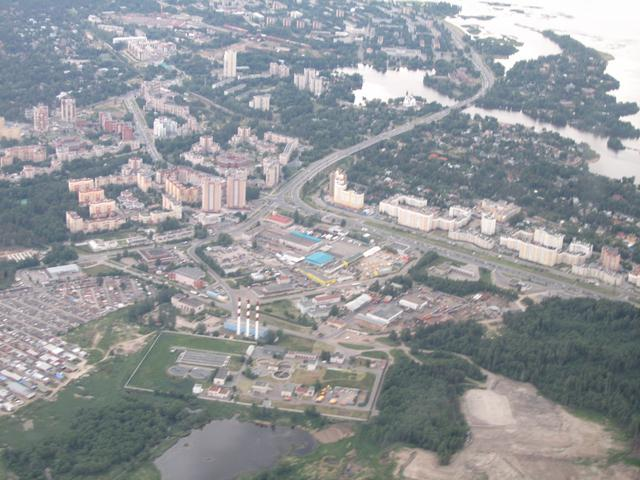
//> input picture image/aero1.jpg, 640 x 480 px
$ ./Img_perspective_affine   (built with g++ and OpenCV 4)
//> lines starting //> are read from the running program, lines starting //| are printed output that depends on the picture; after the words box and inside, x2 and y2 are one past the last pixel; in counts of white or black regions, pixels touching at a corner belong together
//> further down, I is the input picture: 480 rows x 640 cols, CV_8UC3; mean B, G, R 153.6, 150.4, 147.6
#include <iostream>
#include <opencv.hpp>
using namespace std;
using namespace cv;

//仿射变换
Mat AffineTrans(Mat src, Point2f* scrPoints, Point2f* dstPoints)
{
	Mat dst;
	Mat Trans = getAffineTransform(scrPoints, dstPoints);//变换矩阵
//> Trans = [[0.6, 0, 140], [-0.1, 0.676, 76.18]]
	warpAffine(src, dst, Trans, Size(src.cols, src.rows), CV_INTER_CUBIC);
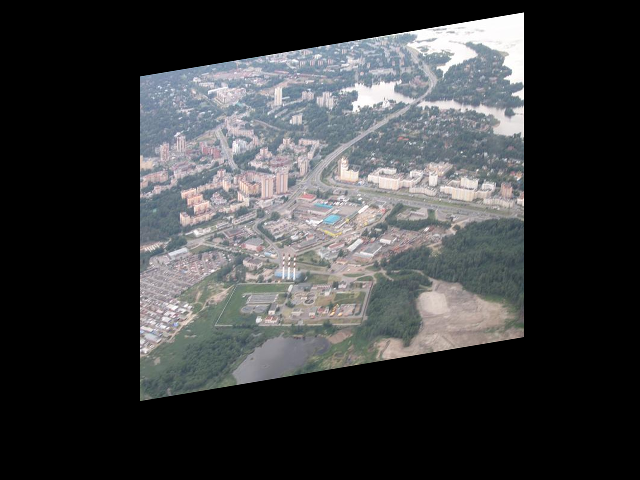
//> dst: 480 rows x 640 cols, CV_8UC3; mean B, G, R 62.4, 61.1, 59.9
	return dst;
}
//透视变换
Mat PerspectiveTrans(Mat src, Point2f* scrPoints, Point2f* dstPoints)
{
	Mat dst;
	Mat Trans = getPerspectiveTransform(scrPoints, dstPoints);
//> Trans = [[0.284, -0.096, 160.8], [-0.119, 0.465, 80.85], [-0.000539, -0.00048, 1]]
	warpPerspective(src, dst, Trans, Size(src.cols, src.rows), CV_INTER_CUBIC);
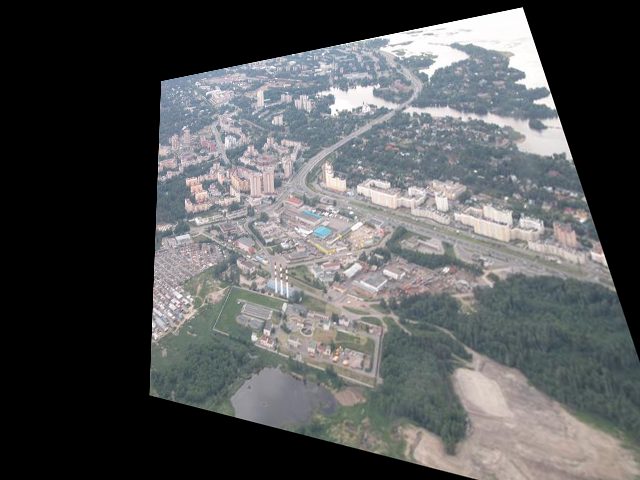
//> dst: 480 rows x 640 cols, CV_8UC3; mean B, G, R 86.6, 85.7, 84.4
	return dst;
}

void main()
{
	Mat I = imread("E:/opencv_yao/Img_opencv/aero1.jpg");	//640*480

	Point2f AffinePoints0[4] = { Point2f(100, 50), Point2f(100, 390), Point2f(600, 50), Point2f(600, 390) };
	Point2f AffinePoints1[4] = { Point2f(200, 100), Point2f(200, 330), Point2f(500, 50), Point2f(600, 390) };
	Mat dst_affine = AffineTrans(I, AffinePoints0, AffinePoints1);
	Mat dst_perspective = PerspectiveTrans(I, AffinePoints0, AffinePoints1);

	for (int i = 0; i < 4; i++)
	{
		circle(I, AffinePoints0[i], 2, Scalar(0, 0, 255), 2);
		circle(dst_affine, AffinePoints1[i], 2, Scalar(0, 0, 255), 2);
		circle(dst_perspective, AffinePoints1[i], 2, Scalar(0, 0, 255), 2);
	}
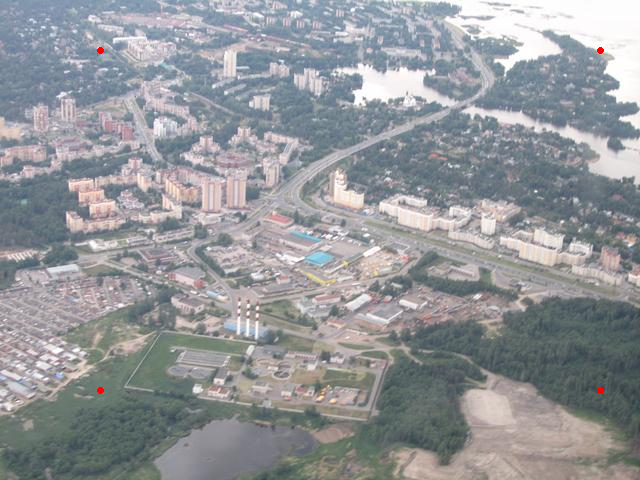
//> I: 480 rows x 640 cols, CV_8UC3; 148 pixels changed, all inside (x1, y1, x2, y2) = (97, 47, 604, 394)
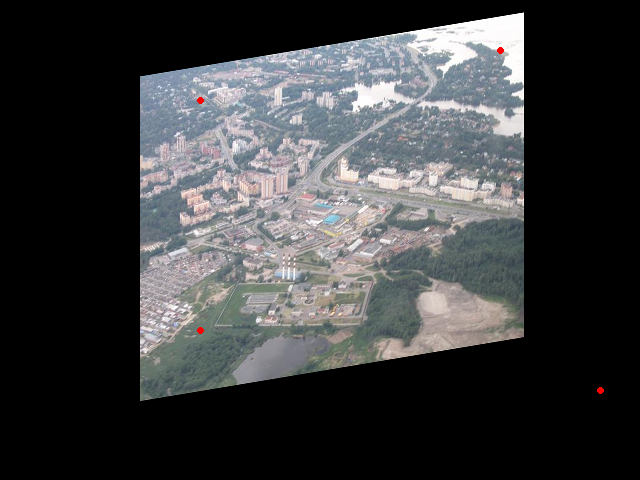
//> dst_affine: 480 rows x 640 cols, CV_8UC3; 148 pixels changed, all inside (x1, y1, x2, y2) = (197, 47, 604, 394)
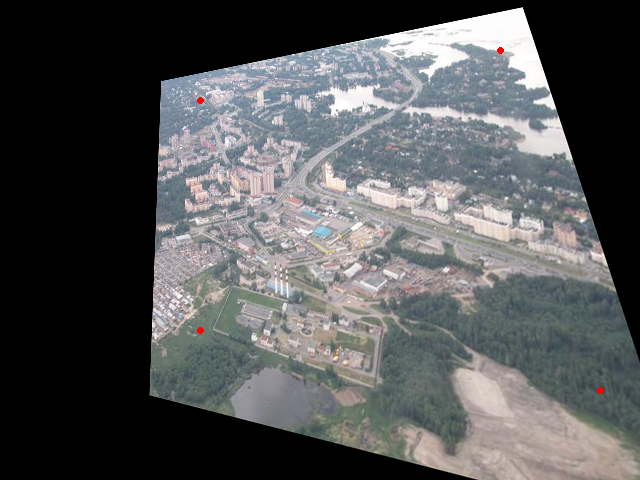
//> dst_perspective: 480 rows x 640 cols, CV_8UC3; 148 pixels changed, all inside (x1, y1, x2, y2) = (197, 47, 604, 394)

	imshow("origin", I);
	imshow("affine", dst_affine);
	imshow("perspective", dst_perspective);
	waitKey();
}

$ run again, with image/aero3.jpg copied over image/aero1.jpg
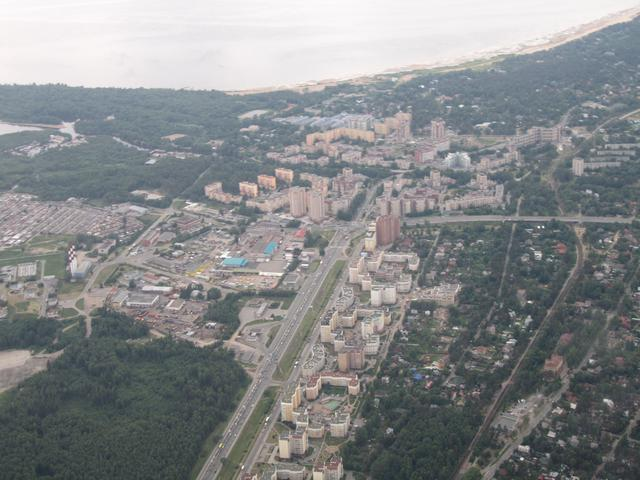
//> input picture image/aero3.jpg, 640 x 480 px
//> I is the input picture: 480 rows x 640 cols, CV_8UC3; mean B, G, R 138, 136.7, 134.2
//> in AffineTrans, `Mat Trans = getAffineTransform(scrPoints, dstPoints);`: Trans = [[0.6, 0, 140], [-0.1, 0.676, 76.18]]
//> in PerspectiveTrans, `Mat Trans = getPerspectiveTransform(scrPoints, dstPoints);`: Trans = [[0.284, -0.096, 160.8], [-0.119, 0.465, 80.85], [-0.000539, -0.00048, 1]]
//> after the loop `for (int i = 0; i < 4; i++)`:
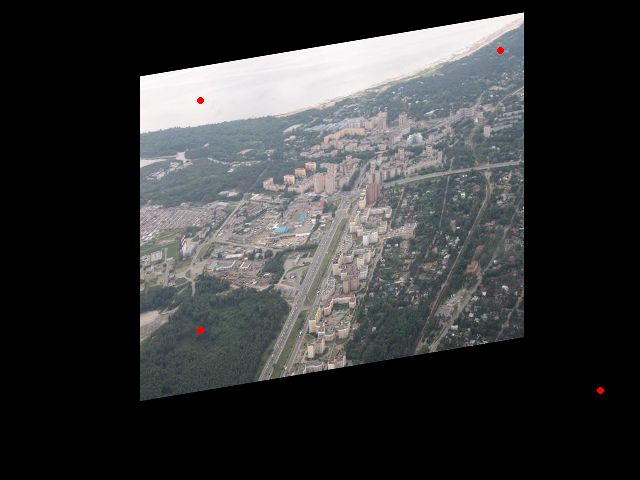
//> dst_affine: 480 rows x 640 cols, CV_8UC3; mean B, G, R 56, 55.5, 54.6
//> after the loop `for (int i = 0; i < 4; i++)`:
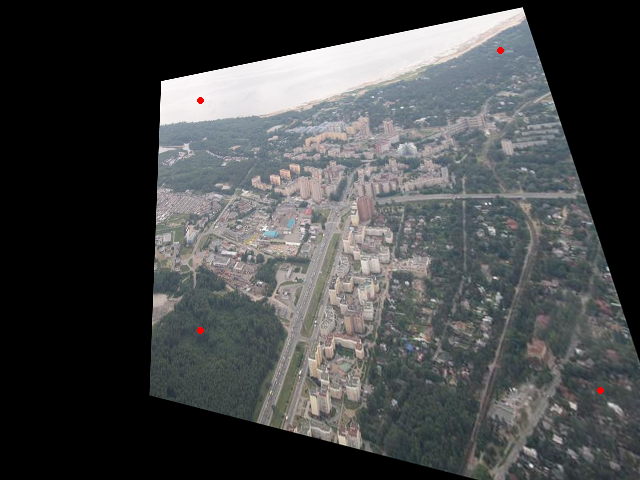
//> dst_perspective: 480 rows x 640 cols, CV_8UC3; mean B, G, R 72.7, 72.2, 70.6

$ run again, with image/aloeL.jpg copied over image/aero1.jpg
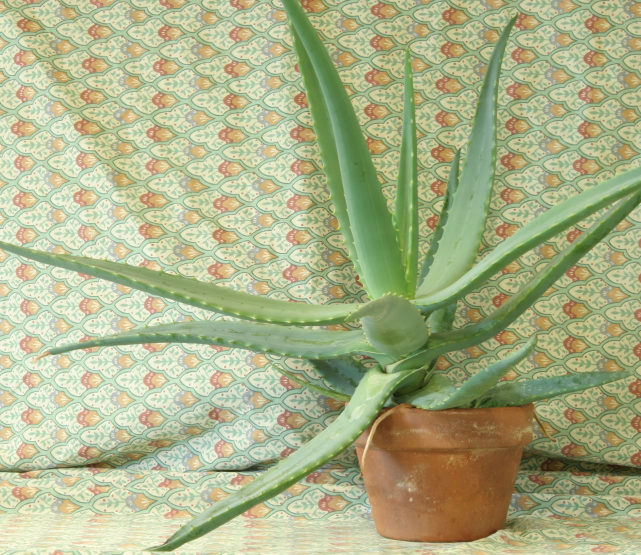
//> input picture image/aloeL.jpg, 1282 x 1110 px (shown at 1/2 size)
//> I is the input picture: 1110 rows x 1282 cols, CV_8UC3; mean B, G, R 136.6, 177.2, 171.2
//> in AffineTrans, `Mat Trans = getAffineTransform(scrPoints, dstPoints);`: Trans = [[0.6, 0, 140], [-0.1, 0.676, 76.18]]
//> in AffineTrans, `warpAffine(src, dst, Trans, Size(src.cols, src.rows), CV_INTER_CUBIC);`:
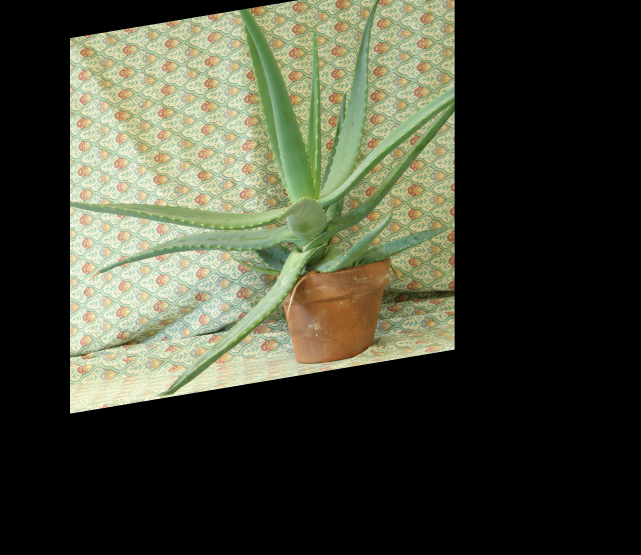
//> dst: 1110 rows x 1282 cols, CV_8UC3 (shown at 1/2 size); mean B, G, R 54.7, 71, 68.5
//> in PerspectiveTrans, `Mat Trans = getPerspectiveTransform(scrPoints, dstPoints);`: Trans = [[0.284, -0.096, 160.8], [-0.119, 0.465, 80.85], [-0.000539, -0.00048, 1]]
//> in PerspectiveTrans, `warpPerspective(src, dst, Trans, Size(src.cols, src.rows), CV_INTER_CU..`:
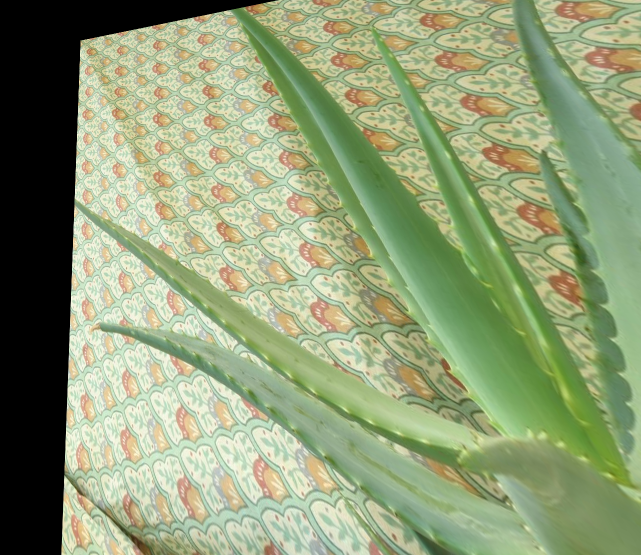
//> dst: 1110 rows x 1282 cols, CV_8UC3 (shown at 1/2 size); mean B, G, R 118.6, 156.9, 143.7
